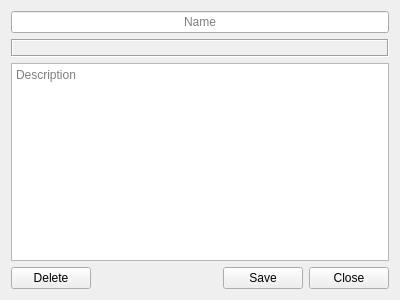
<?xml version="1.0" encoding="UTF-8"?>
<ui version="4.0">
 <class>Form</class>
 <widget class="QWidget" name="Form">
  <property name="geometry">
   <rect>
    <x>0</x>
    <y>0</y>
    <width>400</width>
    <height>300</height>
   </rect>
  </property>
  <property name="sizePolicy">
   <sizepolicy hsizetype="Expanding" vsizetype="Expanding">
    <horstretch>0</horstretch>
    <verstretch>0</verstretch>
   </sizepolicy>
  </property>
  <property name="windowTitle">
   <string>Form</string>
  </property>
  <layout class="QGridLayout" name="gridLayout_2">
   <item row="4" column="1">
    <widget class="QTextEdit" name="desc">
     <property name="html">
      <string>&lt;!DOCTYPE HTML PUBLIC &quot;-//W3C//DTD HTML 4.0//EN&quot; &quot;http://www.w3.org/TR/REC-html40/strict.dtd&quot;&gt;
&lt;html&gt;&lt;head&gt;&lt;meta name=&quot;qrichtext&quot; content=&quot;1&quot; /&gt;&lt;meta charset=&quot;utf-8&quot; /&gt;&lt;style type=&quot;text/css&quot;&gt;
p, li { white-space: pre-wrap; }
hr { height: 1px; border-width: 0; }
li.unchecked::marker { content: &quot;\2610&quot;; }
li.checked::marker { content: &quot;\2612&quot;; }
&lt;/style&gt;&lt;/head&gt;&lt;body style=&quot; font-family:'Segoe UI'; font-size:9pt; font-weight:400; font-style:normal;&quot;&gt;
&lt;p style=&quot;-qt-paragraph-type:empty; margin-top:6px; margin-bottom:6px; margin-left:0px; margin-right:0px; -qt-block-indent:0; text-indent:0px;&quot;&gt;&lt;br /&gt;&lt;/p&gt;&lt;/body&gt;&lt;/html&gt;</string>
     </property>
     <property name="placeholderText">
      <string>Description</string>
     </property>
    </widget>
   </item>
   <item row="1" column="1">
    <widget class="QLineEdit" name="name_edit">
     <property name="text">
      <string/>
     </property>
     <property name="maxLength">
      <number>64</number>
     </property>
     <property name="alignment">
      <set>Qt::AlignCenter</set>
     </property>
     <property name="placeholderText">
      <string>Name</string>
     </property>
    </widget>
   </item>
   <item row="3" column="1">
    <widget class="QLabel" name="icon_label">
     <property name="sizePolicy">
      <sizepolicy hsizetype="Preferred" vsizetype="Preferred">
       <horstretch>0</horstretch>
       <verstretch>0</verstretch>
      </sizepolicy>
     </property>
     <property name="frameShape">
      <enum>QFrame::Box</enum>
     </property>
     <property name="frameShadow">
      <enum>QFrame::Sunken</enum>
     </property>
     <property name="text">
      <string/>
     </property>
     <property name="pixmap">
      <pixmap resource="../../res.qrc">:/data/empty.png</pixmap>
     </property>
     <property name="scaledContents">
      <bool>false</bool>
     </property>
     <property name="alignment">
      <set>Qt::AlignCenter</set>
     </property>
    </widget>
   </item>
   <item row="11" column="1">
    <layout class="QHBoxLayout" name="horizontalLayout">
     <item>
      <widget class="QPushButton" name="delete_button">
       <property name="text">
        <string>Delete</string>
       </property>
      </widget>
     </item>
     <item>
      <spacer name="horizontalSpacer">
       <property name="orientation">
        <enum>Qt::Horizontal</enum>
       </property>
       <property name="sizeHint" stdset="0">
        <size>
         <width>40</width>
         <height>20</height>
        </size>
       </property>
      </spacer>
     </item>
     <item>
      <widget class="QPushButton" name="save_button">
       <property name="text">
        <string>Save</string>
       </property>
       <property name="flat">
        <bool>false</bool>
       </property>
      </widget>
     </item>
     <item>
      <widget class="QPushButton" name="close_button">
       <property name="text">
        <string>Close</string>
       </property>
      </widget>
     </item>
    </layout>
   </item>
  </layout>
 </widget>
 <resources>
  <include location="../../res.qrc"/>
 </resources>
 <connections/>
</ui>
